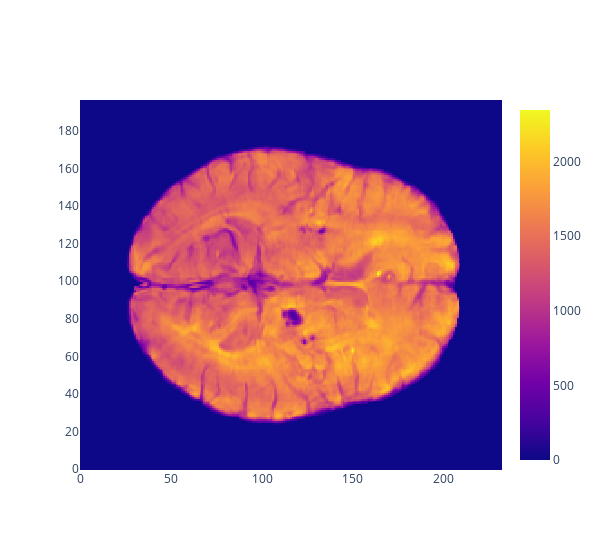

Notebook code for this chart:
### Code cell
fig = go.Figure(data = go.Heatmap(z = (p2_arr[:,:,79])))
fig.update_layout(width = 600, height = 550, autosize = False)
fig.show()

### Figure 1 — Plotly figure (JSON) as saved in the notebook; plotly's stock layout.template omitted (floating-point values rounded to 4 significant figures; data arrays with more than 128 entries replaced by an {"elided": "..."} marker saying what was removed)
{"data": [{"type": "heatmap", "z": {"elided": "197x233 float values"}}], "layout": {"autosize": false, "height": 550, "width": 600}}
